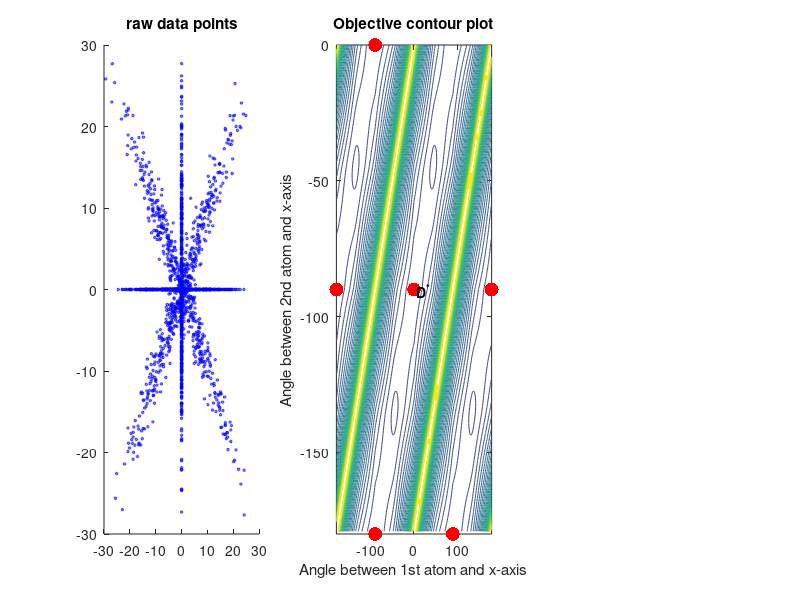

This figure's MATLAB source: (Note: this script raises an error after producing the figure.)
N = 2000;
z = [[10 1; -10, 1] * randn(2, N/2), [10 1; 10, -1] * randn(2, N/2)];
p = .33;
eta = (rand(2, N) > p);
x = z.*eta;
trueDict = eye(2);
true_coef = x;
subplot(1,3,1);
scatter(x(1,:), x(2,:), 4, 'MarkerFaceColor', 'b',...
    'MarkerEdgeColor', 'b',...
    'MarkerEdgeAlpha', .5,...
    'MarkerFaceAlpha', .5)
axis([-30, 30, -30,30])
title('raw data points')
%%
% plot the surface of primal formulation for 2 by 2 dictionary
% stand alone, no dependencies
K = 2;
theta1 = -179:1:179;
theta2 = -179:1:0;
obj = nan(length(theta1),length(theta2));
s = 1;
for i = 1:length(theta1)
    for j = 1:length(theta2)
        if i ~= j && i + j ~= 0
            dict = [sin(theta1(i)*pi/180) sin(theta2(j)*pi/180);...
                  cos(theta1(i)*pi/180) cos(theta2(j)*pi/180)];  
                tmp = dict\x;
            obj(i,j) = 1/K*sum(sum(abs(tmp)))/N;
        end
    end
end
%% 2d contour
subplot(1,3,2);
contour(theta1,theta2,min(log10(obj'),2),40);
title('Objective contour plot')
xlabel('Angle between 1st atom and x-axis');
ylabel('Angle between 2nd atom and x-axis');
hold on;
plot(0, -90,'r.','MarkerSize',30)
plot(90, -180,'r.','MarkerSize',30)
plot(180, -90,'r.','MarkerSize',30)
plot(-90, -180,'r.','MarkerSize',30)
plot(-90, 0,'r.','MarkerSize',30)
plot(-180, -90,'r.','MarkerSize',30)
axis([-180, 180, -180, 0])
text(5, -90, 'D^*', 'FontWeight', 'bold')
plot(theta1(yyy), theta2(xxx),'g.','MarkerSize',30)
plot(theta1(yyy)+90, theta2(xxx)+90,'g.','MarkerSize',30)
plot(theta1(yyy)+180, theta2(xxx),'g.','MarkerSize',30)
plot(theta1(yyy)-90, theta2(xxx) + 90,'g.','MarkerSize',30)
text(theta1(yyy), theta2(xxx), '  global min', 'FontWeight', 'bold')
plot(acos(trueDict(1,2))*180/pi, acos(trueDict(2,2))*180/pi,'r.','MarkerSize',30)
hold off;
%saveas(gcf,strcat('dual/dual',num2str(ii),'.jpg'))
%% geometric curve
subplot(1,3,3)
n = size(obj, 2);
obj_line = diag(obj(91:(n+90), 1:n));
plot(theta2(30:119), obj_line(30:119))
axis([min(theta2(30:119)), max(theta2(30:119)),min(obj_line(30:119)) - .1, max(obj_line(30:119))+ .1])
xlabel('angle \theta')
ylabel('objective')
%hold on;
%plot(-90,obj_line(-90+180) ,'r.','MarkerSize',30)
text(-90, obj_line(-90+180), '  ref dict', 'FontWeight', 'bold')
%plot(-135,obj_line(-135 + 180) ,'g.','MarkerSize',30)
text(-135, obj_line(-135 + 180), '  global min', 'FontWeight', 'bold')
%% 3d mesh (outdated)
mesh(theta1,theta2,log10(min(obj', 10)));
%xlabel('Angle between two atoms');
%ylabel('Objective');
hold on;
view(-30,45)
plot3(0, -90, log10(mean(mean(abs(x))))+0.01,'r.','MarkerSize',30);
[~, ind] = min(obj(:));
xxx = floor(ind/size(obj,1));
yyy = ind - size(obj,1)*xxx;
plot3(theta1(yyy), theta2(xxx), log10(obj(ind))+.01,'g.','MarkerSize',30);
hold off;
%[~, trueInd] = min(abs(cos(theta*pi/180) - mu));
%semilogy(acos(mu)/pi*180,1,'r.','MarkerSize',30)
%hold off;
%saveas(gcf,strcat('contour/ddd',num2str(ii),'.jpg'))
